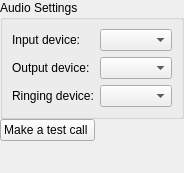
<ui version="4.0" >
 <author></author>
 <comment></comment>
 <exportmacro></exportmacro>
 <class>AudioSettings</class>
 <widget class="QWidget" name="AudioSettings" >
  <property name="geometry" >
   <rect>
    <x>0</x>
    <y>0</y>
    <width>164</width>
    <height>173</height>
   </rect>
  </property>
  <layout class="QGridLayout" >
   <property name="margin" >
    <number>0</number>
   </property>
   <property name="spacing" >
    <number>0</number>
   </property>
   <item row="2" column="1" >
    <spacer>
     <property name="orientation" >
      <enum>Qt::Vertical</enum>
     </property>
     <property name="sizeHint" >
      <size>
       <width>20</width>
       <height>41</height>
      </size>
     </property>
    </spacer>
   </item>
   <item row="1" column="0" >
    <widget class="QPushButton" name="makeTestCallButton" >
     <property name="text" >
      <string>Make a test call </string>
     </property>
    </widget>
   </item>
   <item row="0" column="0" colspan="2" >
    <widget class="QGroupBox" name="groupBox" >
     <property name="title" >
      <string>Audio Settings</string>
     </property>
     <layout class="QGridLayout" >
      <property name="margin" >
       <number>9</number>
      </property>
      <property name="spacing" >
       <number>6</number>
      </property>
      <item row="0" column="1" >
       <widget class="QComboBox" name="inputDeviceComboBox" />
      </item>
      <item row="2" column="0" >
       <widget class="QLabel" name="label_3" >
        <property name="text" >
         <string>Ringing device:</string>
        </property>
       </widget>
      </item>
      <item row="0" column="0" >
       <widget class="QLabel" name="label" >
        <property name="sizePolicy" >
         <sizepolicy>
          <hsizetype>0</hsizetype>
          <vsizetype>5</vsizetype>
          <horstretch>0</horstretch>
          <verstretch>0</verstretch>
         </sizepolicy>
        </property>
        <property name="text" >
         <string>Input device:</string>
        </property>
       </widget>
      </item>
      <item row="1" column="1" >
       <widget class="QComboBox" name="outputDeviceComboBox" />
      </item>
      <item row="1" column="0" >
       <widget class="QLabel" name="label_2" >
        <property name="text" >
         <string>Output device:</string>
        </property>
       </widget>
      </item>
      <item row="2" column="1" >
       <widget class="QComboBox" name="ringingDeviceComboBox" />
      </item>
     </layout>
    </widget>
   </item>
  </layout>
 </widget>
 <pixmapfunction></pixmapfunction>
 <tabstops>
  <tabstop>inputDeviceComboBox</tabstop>
  <tabstop>outputDeviceComboBox</tabstop>
  <tabstop>ringingDeviceComboBox</tabstop>
  <tabstop>makeTestCallButton</tabstop>
 </tabstops>
 <resources/>
 <connections/>
</ui>
